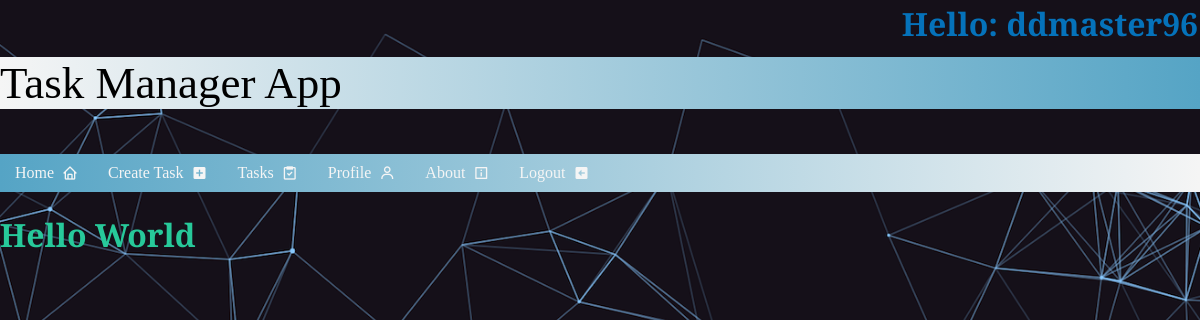
Page /tasks/done_tasks/ (signed in) on the earlier database version.
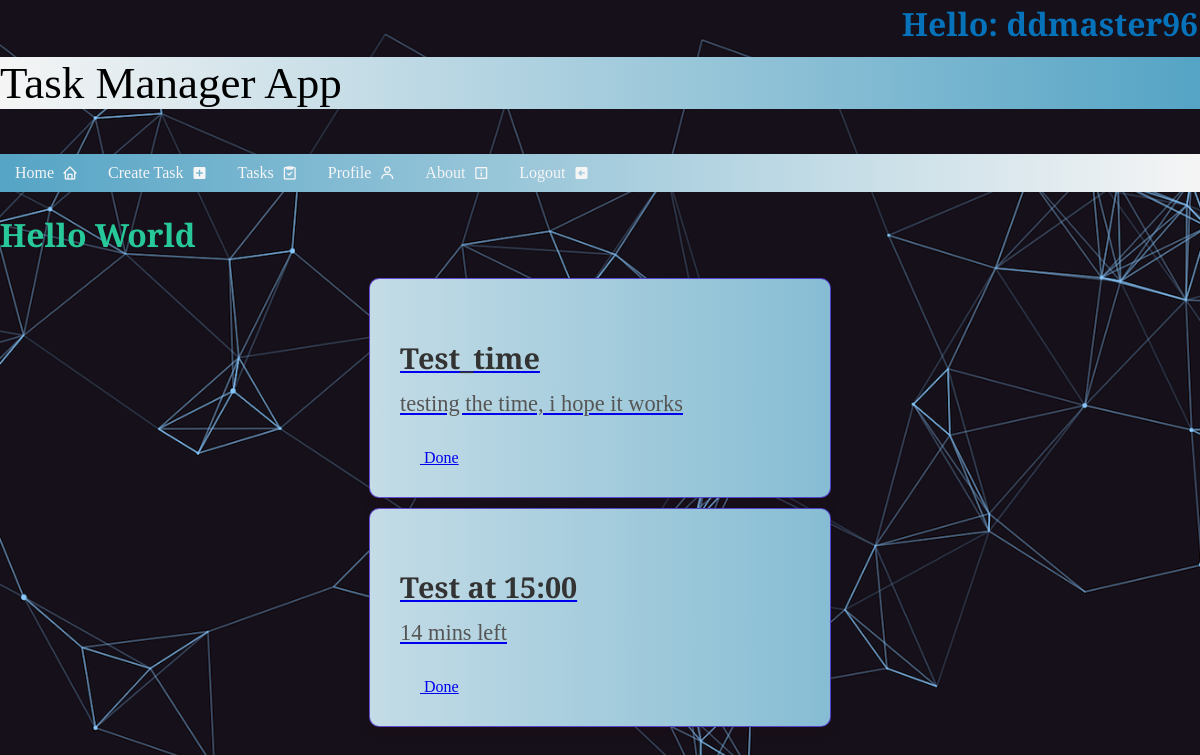
Same page on the later database version.
### tasks/models.py (models this page shows, shortened)
class Tasks(models.Model):
    name = models.CharField(
        max_length=100
    )
    description = models.TextField(
    )
    date_created = models.DateTimeField(
        auto_now_add=True
    )
    due_date = models.DateTimeField(
        help_text="Краен срок с дата и час"
    )
    remaining = models.DurationField(
        null=True,
        blank=True,
        help_text="Оставащо време до крайния срок"
    )
    profile = models.ForeignKey(
        Profile,
        on_delete=models.CASCADE,
        related_name="user_tasks",
        null=True,
        blank=True
    )
    status = models.CharField(
        choices=StatusChoices.choices,
        default=StatusChoices.PENDING,
        max_length=100,
    )

### tasks/views.py (the view)
# urls.py: path('done_tasks/', DoneDashboardView.as_view(), name='done_dashboard'),
class DoneDashboardView(ListView):
    model = Tasks
    template_name = 'tasks/task-done-dashboard.html'
    context_object_name = 'tasks'
    def get_queryset(self):
        user_profile = self.request.user.profile
        queryset = self.model.objects.filter(profile=user_profile).filter(status='Done')
        return queryset

### common/templatetags/user_info.py (called while the page is built)
@register.inclusion_tag('common/user_info.html')
def user_info(user):
    if user.is_authenticated:
        return {
            'user': user.username,
        }
    return {
        'user': 'Anonymous',
    }

### templates/tasks/task-done-dashboard.html
{% extends 'common/base.html' %}
{% block content %}
    {% for task in tasks %}
        <div class="task-box">
            <a href="{% url 'task_details' task.pk %}">
                <h3>{{ task.name }}</h3>
                <p>{{ task.description }}</p>
                <span class="task-status task.status == 'Done' done"></span>
                {{ task.status|title }}
            </a>
        </div>
    {% endfor %}
{% endblock %}

Differences in the rows shown:
now on this page (row edited): Tasks: name "Test_time", description "testing the time, i hope it works", status "Done"
added Tasks: name "Test at 15:00", description "14 mins left", status "Done"
